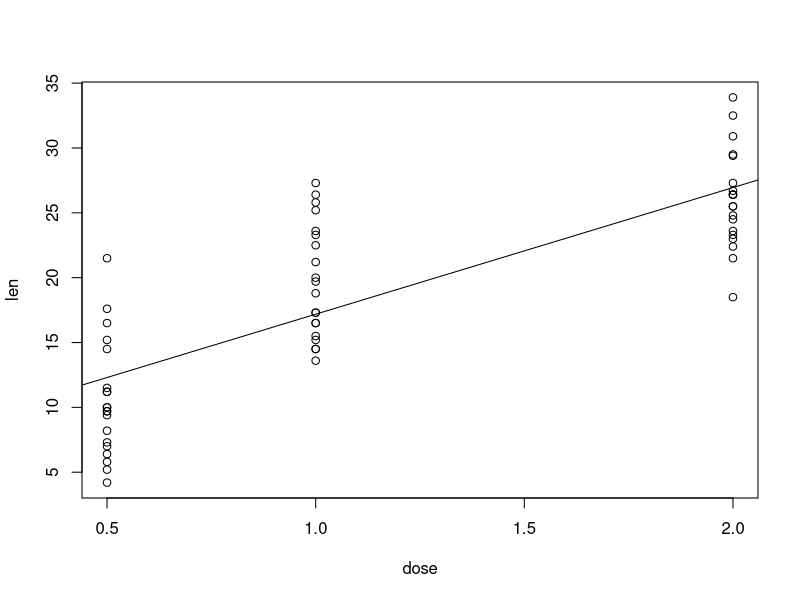

Source code (R):
## ---- chunk 1
Toothdata <- ToothGrowth

head(Toothdata)

## ---- chunk 2

fit <- lm(len ~ dose, data = Toothdata)

b <- fit$coefficients

plot(len ~ dose, data = Toothdata)

abline(lm(len ~ dose, data = Toothdata))
## ---- chunk 3

print("hello world!")

